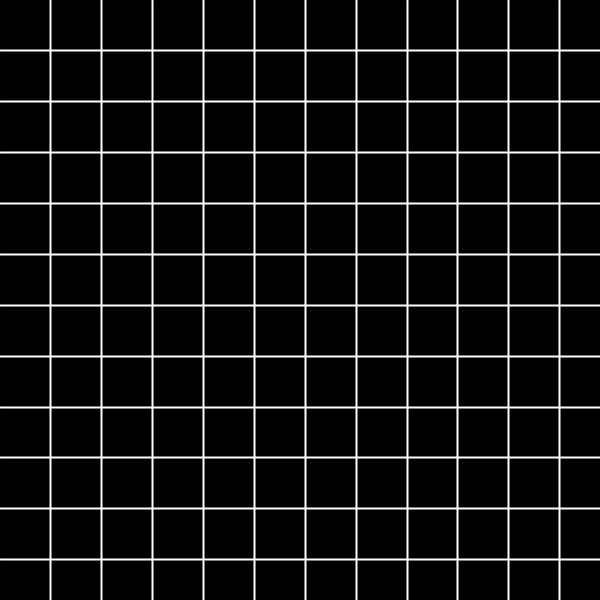
Frame 1 (no input)
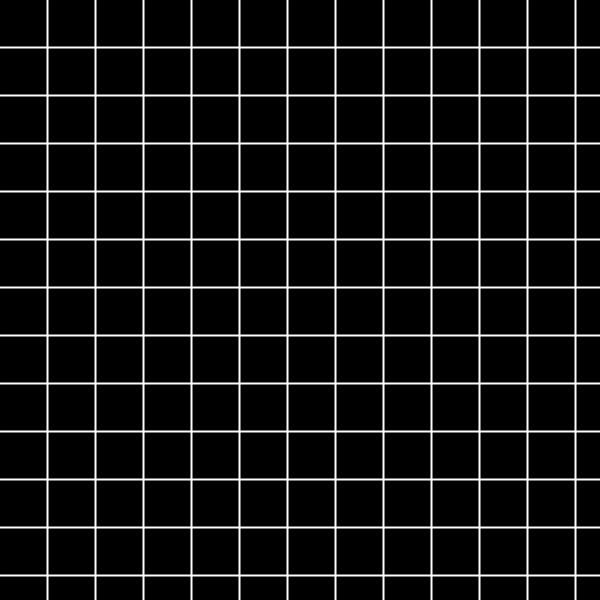
Frame 60 (the mouse pressed at the canvas centre just before this capture)
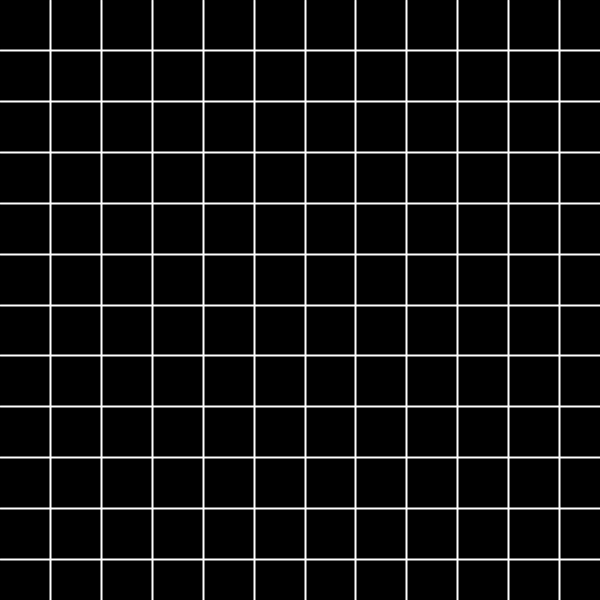
Frame 120 (the mouse held since frame 60 and released just before this capture)

The Processing sketch that drew these frames (run headless with seeded random() and noise(); from frame 60 on, the mouse is pressed at the canvas centre):

// Processing sketch: Two_Loops__Grid_Exercise_6_2
// ── Two_Loops__Grid_Exercise_6_2.pde
float x=0;
float y=0;
float spacing=0;

void setup(){
  size(600,600);
}

void draw(){
  background(0);
  
  stroke(255);
  strokeWeight(2);
  
  x=0;
  y=0;

  spacing=50;
  spacing=spacing+random(-3,3);
    
  while (x<width){
    x+=spacing;
    line(x,0,x,height);
  }
  while(y<height){
    y=y+spacing;
    line(0,y,width,y);
  }
}
